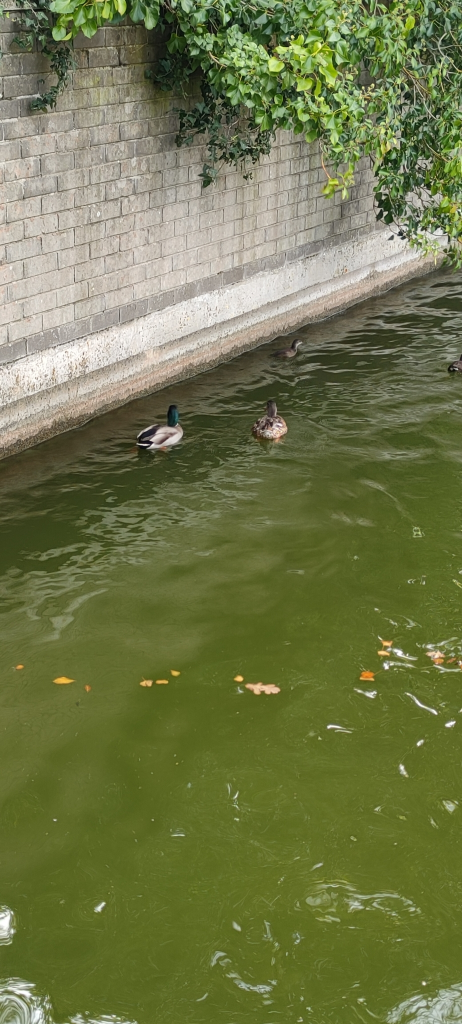
#> input picture Données/birds_dataset/images/train/Anas_platyrhynchos/Anas_platyrhynchos_1.jpeg, 924 x 2048 px (shown at 1/2 size)
$ python -i verifier_flou.py   (imports and definitions only)   (older library calls are emulated)
#> lines starting #> are read from the running program, lines starting #| are printed output that depends on the picture
import cv2
import numpy as np
import os
import shutil

def sobel_variance(image):
    """
    Calcule la variance du filtre de Sobel pour détecter la netteté de l'image.
    Une faible variance signifie que l'image est floue.
    """
    # Appliquer les filtres Sobel pour détecter les bords horizontaux, verticaux et diagonaux
    sobel_x = cv2.Sobel(image, cv2.CV_64F, 1, 0, ksize=3)  # Gradient horizontal (Gx)
    sobel_y = cv2.Sobel(image, cv2.CV_64F, 0, 1, ksize=3)  # Gradient vertical (Gy)

    # Filtre Sobel pour détecter les bords diagonaux (45° et 135°)
    sobel_diag_45 = cv2.filter2D(image, cv2.CV_64F, np.array([[1, 0, -1], [2, 0, -2], [1, 0, -1]]))  # 45°
    sobel_diag_135 = cv2.filter2D(image, cv2.CV_64F, np.array([[-1, -2, -1], [0, 0, 0], [1, 2, 1]]))  # 135°

    # Calculer la magnitude des gradients dans chaque direction
    gradient_magnitude_x = cv2.magnitude(sobel_x, sobel_y)  # Magnitude des gradients horizontaux et verticaux
    gradient_magnitude_diag = cv2.magnitude(sobel_diag_45, sobel_diag_135)  # Magnitude des gradients diagonaux

    # Calculer la variance des magnitudes
    variance_x = gradient_magnitude_x.var()
    variance_diag = gradient_magnitude_diag.var()

    # Retourner la moyenne des variances pour un meilleur aperçu global
    return (variance_x + variance_diag) / 2

def calculate_fft(image):
    """
    Applique la transformée de Fourier pour mesurer le flou à partir du spectre de fréquence.
    Une image floue aura un spectre de fréquence plus faible.
    """
    # Appliquer la transformée de Fourier
    fft_image = np.fft.fft2(image)
    fft_shifted = np.fft.fftshift(fft_image)  # Déplacer les fréquences basses au centre
    magnitude_spectrum = np.log(np.abs(fft_shifted) + 1)  # Calculer le spectre de magnitude
    blur_metric = np.mean(magnitude_spectrum)  # Moyenne des magnitudes
    return blur_metric

def is_blurry(image_path, threshold_sobel=100, threshold_fft=3):
    """
    Détecte si une image est floue en utilisant les méthodes Sobel et FFT.
    """
#> called with threshold_sobel = 100, threshold_fft = 3
    image = cv2.imread(image_path)
#> image is the input picture: shape (2048, 924, 3); mean B, G, R 74, 119.1, 112
    if image is None:
        print(f"Impossible de charger l'image {image_path}")
        return False, 0, 0

    # Convertir l'image en niveaux de gris (prétraitement pour optimiser les calculs)
    image_gray = cv2.cvtColor(image, cv2.COLOR_BGR2GRAY)
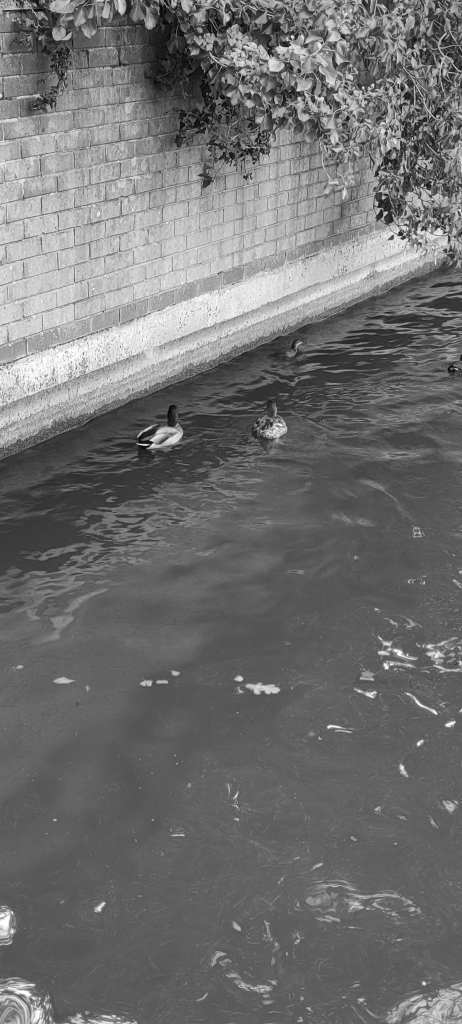
#> image_gray: shape (2048, 924) (shown at 1/2 size); min 4, max 255, mean 111.8

    # Calcul de la variance du filtre de Sobel
    sobel_variance_value = sobel_variance(image_gray)
#> in sobel_variance, `sobel_x = cv2.Sobel(image, cv2.CV_64F, 1, 0, ksize=3)`:
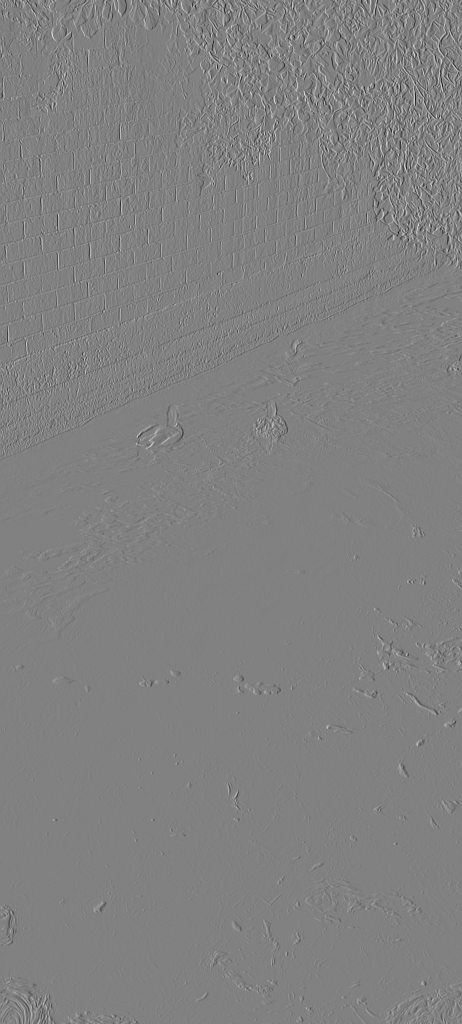
#> sobel_x: shape (2048, 924) float64 (shown at 1/2 size); min -774, max 756, mean -0.3; drawn with min black and max white
#> in sobel_variance, `sobel_diag_45 = cv2.filter2D(image, cv2.CV_64F, np.array([[1, 0, -1], ..`:
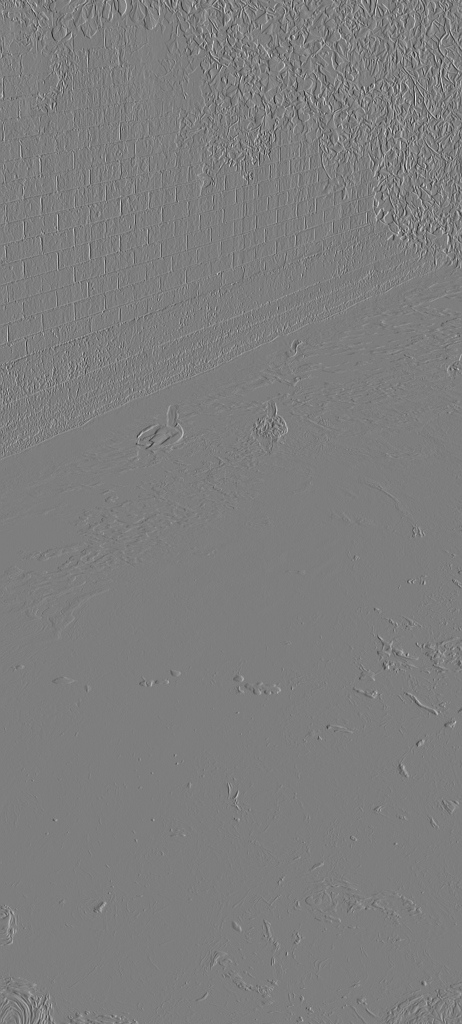
#> sobel_diag_45: shape (2048, 924) float64 (shown at 1/2 size); min -756, max 774, mean 0.3; drawn with min black and max white
#> in sobel_variance, `gradient_magnitude_x = cv2.magnitude(sobel_x, sobel_y)`:
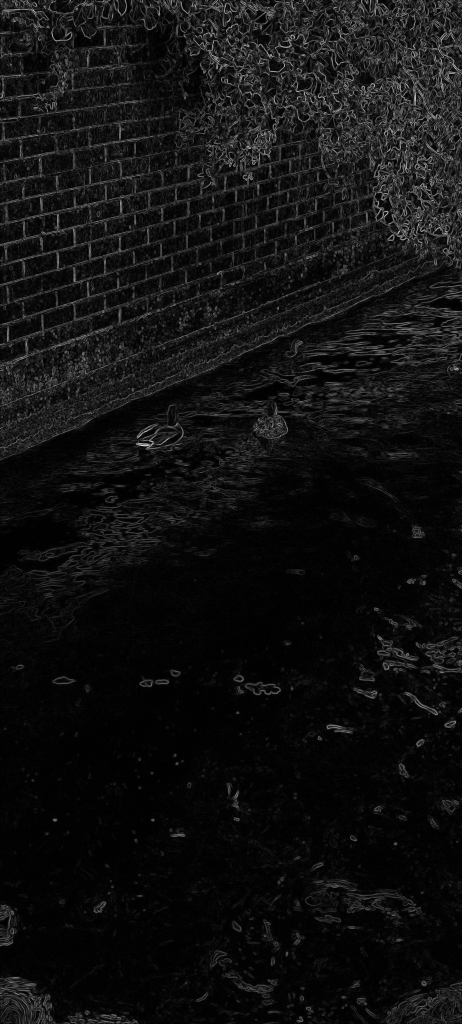
#> gradient_magnitude_x: shape (2048, 924) float64 (shown at 1/2 size); min 0, max 863.6, mean 57.9; drawn with min black and max white
#> in sobel_variance, `variance_x = gradient_magnitude_x.var()`: variance_x = 6366.9
#> sobel_variance_value = 6366.9

    # Calcul de la métrique de flou FFT
    fft_blur_metric = calculate_fft(image_gray)
#> in calculate_fft, `magnitude_spectrum = np.log(np.abs(fft_shifted) + 1)`:
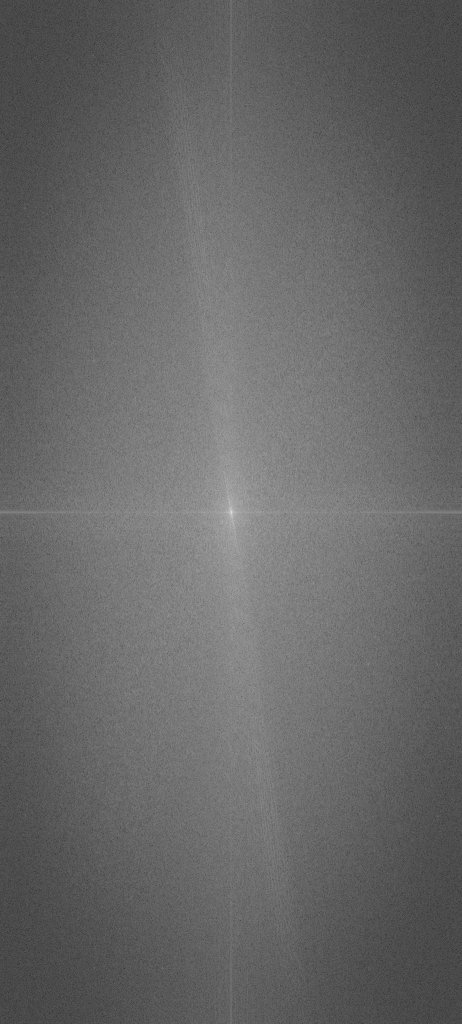
#> magnitude_spectrum: shape (2048, 924) float64 (shown at 1/2 size); min 1.26, max 19.17, mean 8.52; drawn with min black and max white
#> in calculate_fft, `blur_metric = np.mean(magnitude_spectrum)`: blur_metric = 8.52
#> fft_blur_metric = 8.52

    # Vérification du flou basé sur les seuils
    is_blurry_sobel = sobel_variance_value < threshold_sobel
#> is_blurry_sobel = False
    is_blurry_fft = fft_blur_metric < threshold_fft
#> is_blurry_fft = False

    return is_blurry_sobel and is_blurry_fft, sobel_variance_value, fft_blur_metric

# [55 lines left out: functions add_text_with_black_background, classify_images, not called in this run]

# Exécution de la classification d'images
parent_folder = r"chemin vers le dossier parent contenant les images"  # Dossier contenant les images
sharp_folder = r"..\Donnees\sharp_images_sobel_fft"  # Dossier pour les images nettes
blurry_folder = r"..\Donnees\blurry_images_sobel_fft"  # Dossier pour les images floues

# [1 line not run here, left out]

>>> result = is_blurry('../Données/birds_dataset/images/train/Anas_platyrhynchos/Anas_platyrhynchos_1.jpeg')
#> result = (False, 6366.9, 8.52)

$ run again, on Données/birds_dataset/images/train/Ardea_alba/Ardea_alba_2.jpeg
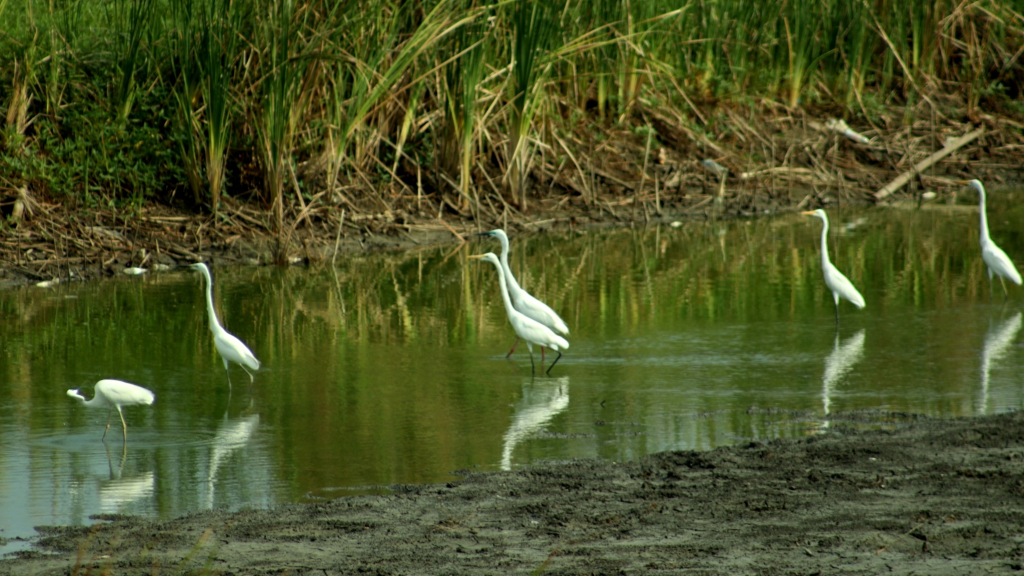
#> input picture Données/birds_dataset/images/train/Ardea_alba/Ardea_alba_2.jpeg, 2048 x 1152 px (shown at 1/2 size)
#> in is_blurry, image is the input picture: shape (1152, 2048, 3); mean B, G, R 37.9, 82.5, 73.9
#> in sobel_variance, `sobel_diag_45 = cv2.filter2D(image, cv2.CV_64F, np.array([[1, 0, -1], ..`:
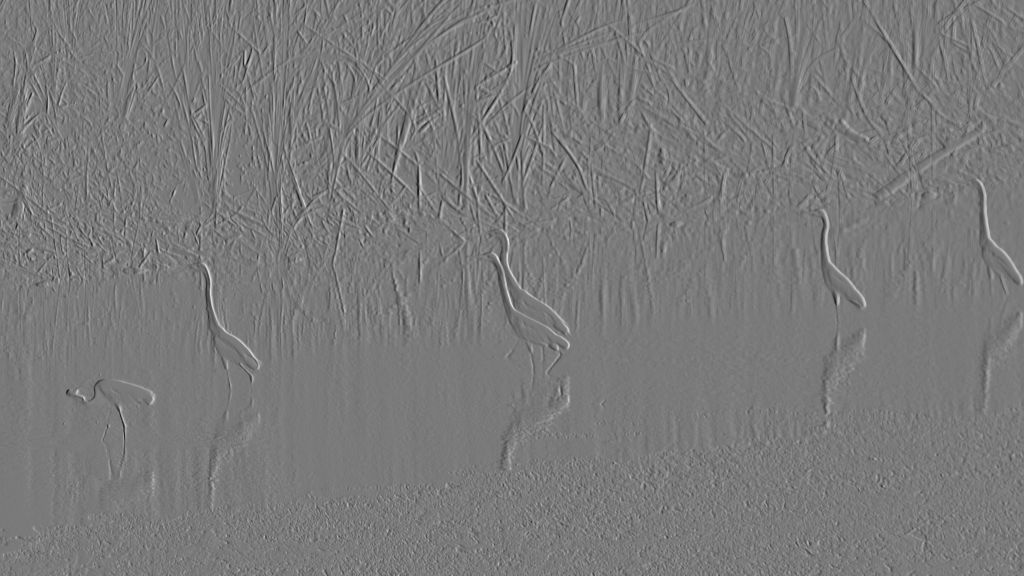
#> sobel_diag_45: shape (1152, 2048) float64 (shown at 1/2 size); min -468, max 508, mean 0; drawn with min black and max white
#> in sobel_variance, `gradient_magnitude_x = cv2.magnitude(sobel_x, sobel_y)`:
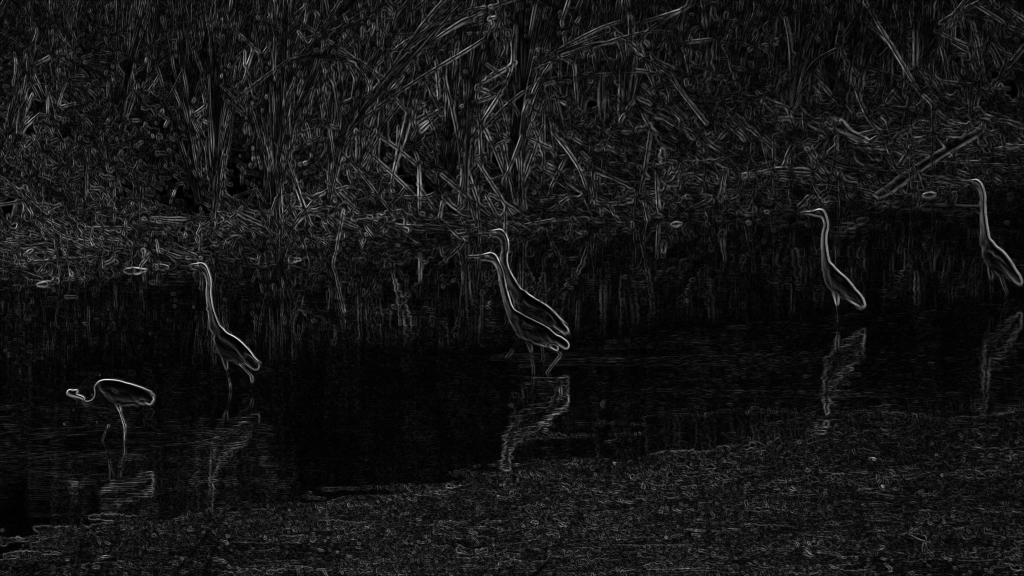
#> gradient_magnitude_x: shape (1152, 2048) float64 (shown at 1/2 size); min 0, max 595, mean 48.3; drawn with min black and max white
#> variance_x = 1883.6
#> blur_metric = 7.87
#> is_blurry_sobel = False
#> result = (False, 1883.6, 7.87)
